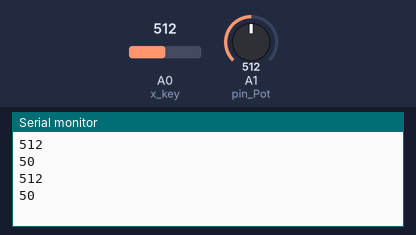
This sketch was run on a simulated Arduino Uno, built with avr-gcc and run on an emulated ATmega328P. Parts: the last lines printed to the serial monitor. The inputs (shaded band) are chosen by the test bench; at power-on: A0 (x_key) = 512, A1 (pin_Pot) = 512. No radio packets arrive unless stated.

Above: at 1.8 s.
1.9 s: A0 (x_key) set to 716
At 2.8 s:
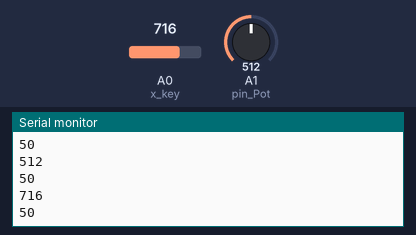
3.4 s: A1 (pin_Pot) set to 716
At 4.5 s:
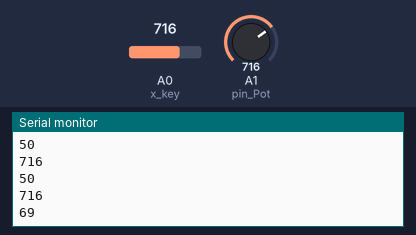
4.9 s: A0 (x_key) set to 900
At 5.8 s:
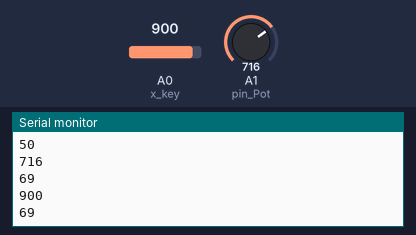
6.4 s: A1 (pin_Pot) set to 900
At 7.8 s:
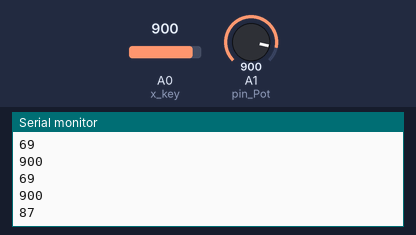
Timing chart, 0 to 8.9 s (numbered marks = the images above; inputs shaded):
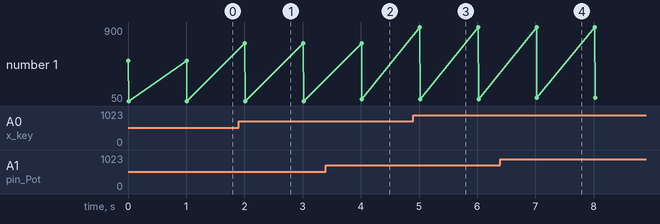

Measured:
- after the input at 1.9 s, the serial monitor: prints a new line after 0.11 s (image 1)
- after the input at 3.4 s, the serial monitor: prints a new line after 0.62 s (image 2)
- after the input at 4.9 s, the serial monitor: prints a new line after 0.12 s (image 3)
- after the input at 6.4 s, the serial monitor: prints a new line after 0.63 s (image 4)
- plotted number 1: 50 → 69 after the input at 3.4 s, 69 → 87 after the input at 6.4 s

The sketch:

transmitter_telecomanda.ino
```cpp
/*
  Alexandra-Ioana Cune
  336CC
*/
#include <SPI.h>
#include <nRF24L01.h>
#include <RF24.h>

#define x_key A0
#define pin_Pot A1

RF24 radio(7, 8); // CE, CSN
const byte address[6] = "00001";


struct Data_Package {
  int dir = 0;
  int power = 0;
};

Data_Package data;

void setup() {

  Serial.begin(9600);
  radio.begin();
  radio.openWritingPipe(address);
  radio.setPALevel(RF24_PA_MIN);
  radio.stopListening();

  pinMode (x_key, INPUT) ;
  pinMode (pin_Pot, INPUT);
}

void loop() {
  data.dir = analogRead (x_key);
  int data_pot = analogRead(pin_Pot);
  int percentage = map(data_pot, 0, 1023, 0, 100);
  data.power = percentage;
  Serial.println(data.dir);
  Serial.println(data.power);
  radio.write(&data, sizeof(Data_Package));

  delay(1000);
}
```
